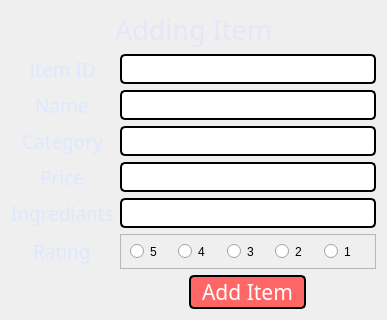
          <widget class="QWidget" name="page_13">
           <layout class="QGridLayout" name="gridLayout_4">
            <item row="4" column="1" alignment="Qt::AlignHCenter">
             <widget class="QPlainTextEdit" name="plainTextEdit_9">
              <property name="maximumSize">
               <size>
                <width>300</width>
                <height>30</height>
               </size>
              </property>
              <property name="statusTip">
               <string>Search Bar</string>
              </property>
              <property name="styleSheet">
               <string notr="true">background-color: rgb(255, 255, 255);
border: 2px solid black;
    border-radius: 5px;</string>
              </property>
              <property name="undoRedoEnabled">
               <bool>true</bool>
              </property>
              <property name="plainText">
               <string/>
              </property>
              <property name="overwriteMode">
               <bool>false</bool>
              </property>
              <property name="centerOnScroll">
               <bool>false</bool>
              </property>
             </widget>
            </item>
            <item row="8" column="1">
             <widget class="QFrame" name="frame_3">
              <property name="maximumSize">
               <size>
                <width>16777215</width>
                <height>35</height>
               </size>
              </property>
              <property name="frameShape">
               <enum>QFrame::StyledPanel</enum>
              </property>
              <property name="frameShadow">
               <enum>QFrame::Raised</enum>
              </property>
              <layout class="QHBoxLayout" name="horizontalLayout_2">
               <item>
                <widget class="QRadioButton" name="radioButton_3">
                 <property name="text">
                  <string>5</string>
                 </property>
                </widget>
               </item>
               <item>
                <widget class="QRadioButton" name="radioButton_4">
                 <property name="text">
                  <string>4</string>
                 </property>
                </widget>
               </item>
               <item>
                <widget class="QRadioButton" name="radioButton_5">
                 <property name="text">
                  <string>3</string>
                 </property>
                </widget>
               </item>
               <item>
                <widget class="QRadioButton" name="radioButton_6">
                 <property name="text">
                  <string>2</string>
                 </property>
                </widget>
               </item>
               <item>
                <widget class="QRadioButton" name="radioButton_7">
                 <property name="text">
                  <string>1</string>
                 </property>
                </widget>
               </item>
              </layout>
             </widget>
            </item>
            <item row="5" column="0" alignment="Qt::AlignHCenter">
             <widget class="QLabel" name="label_26">
              <property name="font">
               <font>
                <family>Franklin Gothic Demi</family>
                <pointsize>14</pointsize>
               </font>
              </property>
              <property name="styleSheet">
               <string notr="true">color:rgb(221, 232, 255)

</string>
              </property>
              <property name="text">
               <string>Category</string>
              </property>
             </widget>
            </item>
            <item row="5" column="1" alignment="Qt::AlignHCenter">
             <widget class="QPlainTextEdit" name="plainTextEdit_10">
              <property name="maximumSize">
               <size>
                <width>300</width>
                <height>30</height>
               </size>
              </property>
              <property name="statusTip">
               <string>Search Bar</string>
              </property>
              <property name="styleSheet">
               <string notr="true">background-color: rgb(255, 255, 255);
border: 2px solid black;
    border-radius: 5px;</string>
              </property>
              <property name="undoRedoEnabled">
               <bool>true</bool>
              </property>
              <property name="plainText">
               <string/>
              </property>
              <property name="overwriteMode">
               <bool>false</bool>
              </property>
              <property name="centerOnScroll">
               <bool>false</bool>
              </property>
             </widget>
            </item>
            <item row="3" column="0" alignment="Qt::AlignHCenter">
             <widget class="QLabel" name="label_24">
              <property name="font">
               <font>
                <family>Franklin Gothic Demi</family>
                <pointsize>14</pointsize>
               </font>
              </property>
              <property name="styleSheet">
               <string notr="true">color:rgb(221, 232, 255)

</string>
              </property>
              <property name="text">
               <string>Item ID</string>
              </property>
             </widget>
            </item>
            <item row="4" column="0" alignment="Qt::AlignHCenter">
             <widget class="QLabel" name="label_25">
              <property name="font">
               <font>
                <family>Franklin Gothic Demi</family>
                <pointsize>14</pointsize>
               </font>
              </property>
              <property name="styleSheet">
               <string notr="true">color:rgb(221, 232, 255)

</string>
              </property>
              <property name="text">
               <string>Name</string>
              </property>
             </widget>
            </item>
            <item row="8" column="0" alignment="Qt::AlignHCenter">
             <widget class="QLabel" name="label_27">
              <property name="font">
               <font>
                <family>Franklin Gothic Demi</family>
                <pointsize>14</pointsize>
               </font>
              </property>
              <property name="styleSheet">
               <string notr="true">color:rgb(221, 232, 255)

</string>
              </property>
              <property name="text">
               <string>Rating</string>
              </property>
             </widget>
            </item>
            <item row="7" column="0" alignment="Qt::AlignHCenter">
             <widget class="QLabel" name="label_28">
              <property name="font">
               <font>
                <family>Franklin Gothic Demi</family>
                <pointsize>14</pointsize>
               </font>
              </property>
              <property name="styleSheet">
               <string notr="true">color:rgb(221, 232, 255)

</string>
              </property>
              <property name="text">
               <string>Ingrediants</string>
              </property>
             </widget>
            </item>
            <item row="6" column="0" alignment="Qt::AlignHCenter">
             <widget class="QLabel" name="label_29">
              <property name="font">
               <font>
                <family>Franklin Gothic Demi</family>
                <pointsize>14</pointsize>
               </font>
              </property>
              <property name="styleSheet">
               <string notr="true">color:rgb(221, 232, 255)

</string>
              </property>
              <property name="text">
               <string>Price</string>
              </property>
             </widget>
            </item>
            <item row="7" column="1" alignment="Qt::AlignHCenter">
             <widget class="QPlainTextEdit" name="plainTextEdit_13">
              <property name="maximumSize">
               <size>
                <width>300</width>
                <height>30</height>
               </size>
              </property>
              <property name="statusTip">
               <string>Search Bar</string>
              </property>
              <property name="styleSheet">
               <string notr="true">background-color: rgb(255, 255, 255);
border: 2px solid black;
    border-radius: 5px;</string>
              </property>
              <property name="undoRedoEnabled">
               <bool>true</bool>
              </property>
              <property name="plainText">
               <string/>
              </property>
              <property name="overwriteMode">
               <bool>false</bool>
              </property>
              <property name="centerOnScroll">
               <bool>false</bool>
              </property>
             </widget>
            </item>
            <item row="3" column="1" alignment="Qt::AlignHCenter">
             <widget class="QPlainTextEdit" name="plainTextEdit_8">
              <property name="maximumSize">
               <size>
                <width>300</width>
                <height>30</height>
               </size>
              </property>
              <property name="statusTip">
               <string>Search Bar</string>
              </property>
              <property name="styleSheet">
               <string notr="true">background-color: rgb(255, 255, 255);
border: 2px solid black;
    border-radius: 5px;</string>
              </property>
              <property name="undoRedoEnabled">
               <bool>true</bool>
              </property>
              <property name="plainText">
               <string/>
              </property>
              <property name="overwriteMode">
               <bool>false</bool>
              </property>
              <property name="centerOnScroll">
               <bool>false</bool>
              </property>
             </widget>
            </item>
            <item row="1" column="0" colspan="2" alignment="Qt::AlignHCenter">
             <widget class="QLabel" name="label_30">
              <property name="maximumSize">
               <size>
                <width>16777215</width>
                <height>60</height>
               </size>
              </property>
              <property name="font">
               <font>
                <family>Copperplate Gothic Bold</family>
                <pointsize>20</pointsize>
                <weight>50</weight>
                <bold>false</bold>
               </font>
              </property>
              <property name="styleSheet">
               <string notr="true">color:rgb(230, 230, 250)</string>
              </property>
              <property name="text">
               <string>Adding Item</string>
              </property>
             </widget>
            </item>
            <item row="9" column="1" alignment="Qt::AlignHCenter">
             <widget class="QPushButton" name="pushButton_9">
              <property name="font">
               <font>
                <family>Arial Rounded MT Bold</family>
                <pointsize>16</pointsize>
               </font>
              </property>
              <property name="styleSheet">
               <string notr="true">QPushButton {
    background-color: rgb(255, 102, 102); /* Coral Pink */
    border: none;
    color: white;
    border: 2px solid black;
    border-radius: 5px;
}

QPushButton:hover {
    background-color: rgb(255, 82, 82); /* Darker Coral Pink on hover */
    color: white;
}

QPushButton:pressed {	
    background-color: rgb(255, 62, 62); /* Dark Coral Pink on press */
    color: white;
}
</string>
              </property>
              <property name="text">
               <string>  Add Item  </string>
              </property>
             </widget>
            </item>
            <item row="6" column="1" alignment="Qt::AlignHCenter">
             <widget class="QPlainTextEdit" name="plainTextEdit">
              <property name="maximumSize">
               <size>
                <width>300</width>
                <height>30</height>
               </size>
              </property>
              <property name="styleSheet">
               <string notr="true">background-color: rgb(255, 255, 255);
border: 2px solid black;
    border-radius: 5px;</string>
              </property>
             </widget>
            </item>
           </layout>
          </widget>
